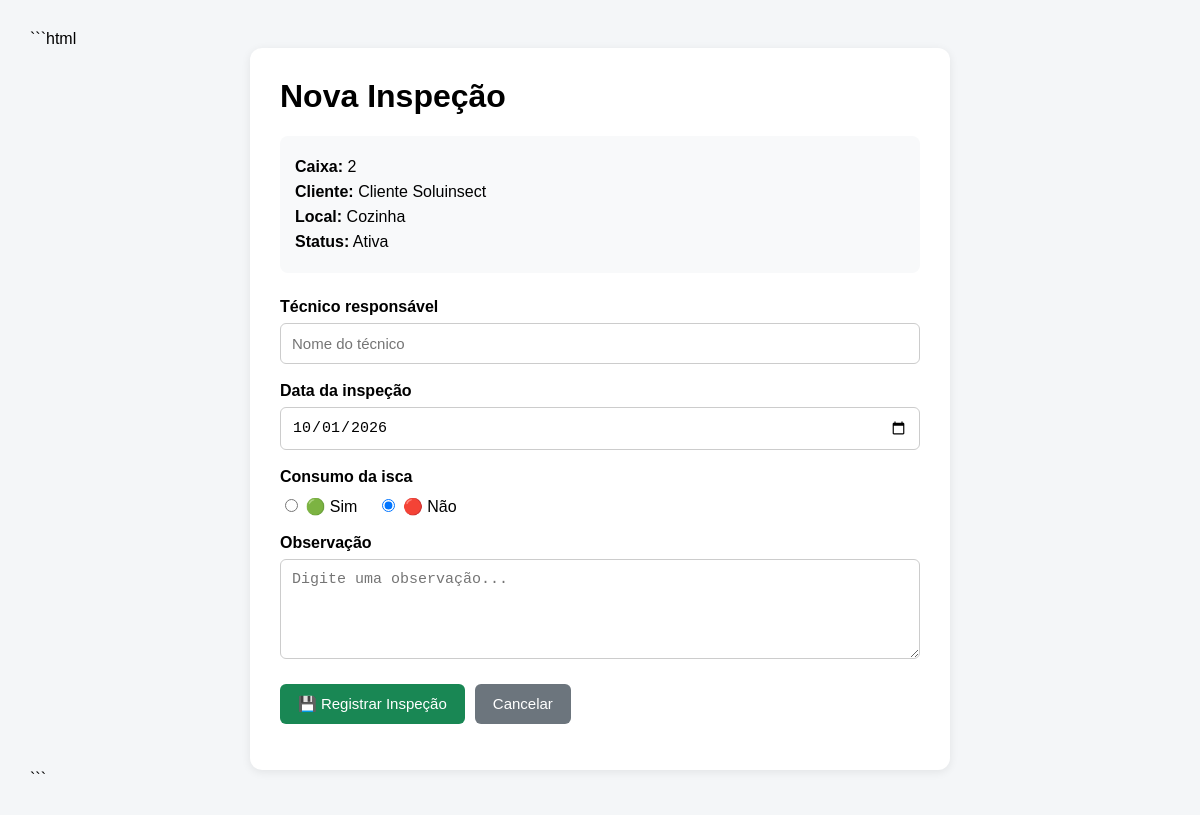
The app's page /nova-inspecao/2 with its own data.
### tables this page shows
CREATE TABLE caixas (
    id INTEGER PRIMARY KEY AUTOINCREMENT,
    cliente_id INTEGER NOT NULL,
    local TEXT NOT NULL,
    status TEXT DEFAULT 'Ativa',
    FOREIGN KEY (cliente_id) REFERENCES clientes(id)
);

CREATE TABLE clientes (
    id INTEGER PRIMARY KEY AUTOINCREMENT,
    nome TEXT NOT NULL,
    telefone TEXT,
    email TEXT
);

### app.py (the view, shortened to what this page needs)
@app.route("/nova-inspecao/<int:caixa_id>", methods=["GET", "POST"])
def nova_inspecao_caixa(caixa_id):
    conexao = conectar_banco()
    caixa = conexao.execute(
        """
        SELECT
            caixas.id,
            caixas.local,
            caixas.status,
            clientes.nome AS cliente_nome
        FROM caixas
        JOIN clientes
            ON caixas.cliente_id = clientes.id
        WHERE caixas.id = ?
        """,
        (caixa_id,)
    ).fetchone()
    if caixa is None:
        conexao.close()
        return "Caixa não encontrada"
    conexao.close()
    return render_template(
        "nova_inspecao_caixa.html",
        caixa=caixa
    )

### app.py (called while the page is built)
def conectar_banco():
    conexao = sqlite3.connect("database.db")
    conexao.row_factory = sqlite3.Row
    return conexao

### templates/nova_inspecao_caixa.html (shortened to what this page needs)
<!DOCTYPE html>
<html lang="pt-BR">
<head>
</head>
<body>
    <div class="container">
        <div class="card">
            <h1>Nova Inspeção</h1>
            <div class="informacoes">
                <p><strong>Caixa:</strong> {{ caixa.id }}</p>
                <p><strong>Cliente:</strong> {{ caixa.cliente_nome }}</p>
                <p><strong>Local:</strong> {{ caixa.local }}</p>
                <p><strong>Status:</strong> {{ caixa.status }}</p>
            </div>
            <form method="POST">
                <label for="tecnico">Técnico responsável</label>
                <input
                    type="text"
                    id="tecnico"
                    name="tecnico"
                    placeholder="Nome do técnico"
                    required
                >
                <label for="data">Data da inspeção</label>
                <input
                    type="date"
                    id="data"
                    name="data"
                    required
                >
                <label>Consumo da isca</label>
                <div class="consumo">
                    <label>
                        <input
                            type="radio"
                            name="consumo"
                            value="Sim"
                            required
                        >
                        🟢 Sim
                    </label>
                    <label>
                        <input
                            type="radio"
                            name="consumo"
                            value="Não"
                            checked
                        >
                        🔴 Não
                    </label>
                </div>
                <label for="observacao">Observação</label>
                <textarea
                    id="observacao"
                    name="observacao"
                    placeholder="Digite uma observação..."
                ></textarea>
                <div class="botoes">
                    <button type="submit">
                        💾 Registrar Inspeção
                    </button>
                    <a
                        class="cancelar"
                        href="/historico-caixa/{{ caixa.id }}"
                    >
                        Cancelar
                    </a>
                </div>
            </form>
        </div>
    </div>
</body>
</html>

### templates/nova_inspecao_caixa.html (style rules this page uses)
body { font-family: Arial, sans-serif; background: #f4f6f8; margin: 0; padding: 30px; }
.container { max-width: 700px; margin: auto; }
.card { background: white; padding: 30px; border-radius: 12px; box-shadow: 0 2px 10px rgba(0,0,0,0.08); }
h1 { margin-top: 0; }
.informacoes { background: #f8f9fa; padding: 15px; border-radius: 8px; margin-bottom: 25px; }
.informacoes p { margin: 7px 0; }
label { display: block; margin-top: 18px; margin-bottom: 7px; font-weight: bold; }
input, textarea { width: 100%; padding: 11px; border: 1px solid #ccc; border-radius: 6px; box-sizing: border-box; font-size: 15px; }
textarea { min-height: 100px; resize: vertical; }
.consumo { display: flex; gap: 20px; margin-top: 10px; }
.consumo label { margin: 0; font-weight: normal; }
.consumo input { width: auto; }
.botoes { margin-top: 25px; display: flex; gap: 10px; }
button, .cancelar { padding: 11px 18px; border-radius: 6px; border: none; text-decoration: none; font-size: 15px; cursor: pointer; }
button { background: #198754; color: white; }
.cancelar { background: #6c757d; color: white; }

### records on screen
caixas: id "2", local "Cozinha", status "Ativa"
clientes: cliente_nome "Cliente Soluinsect"
